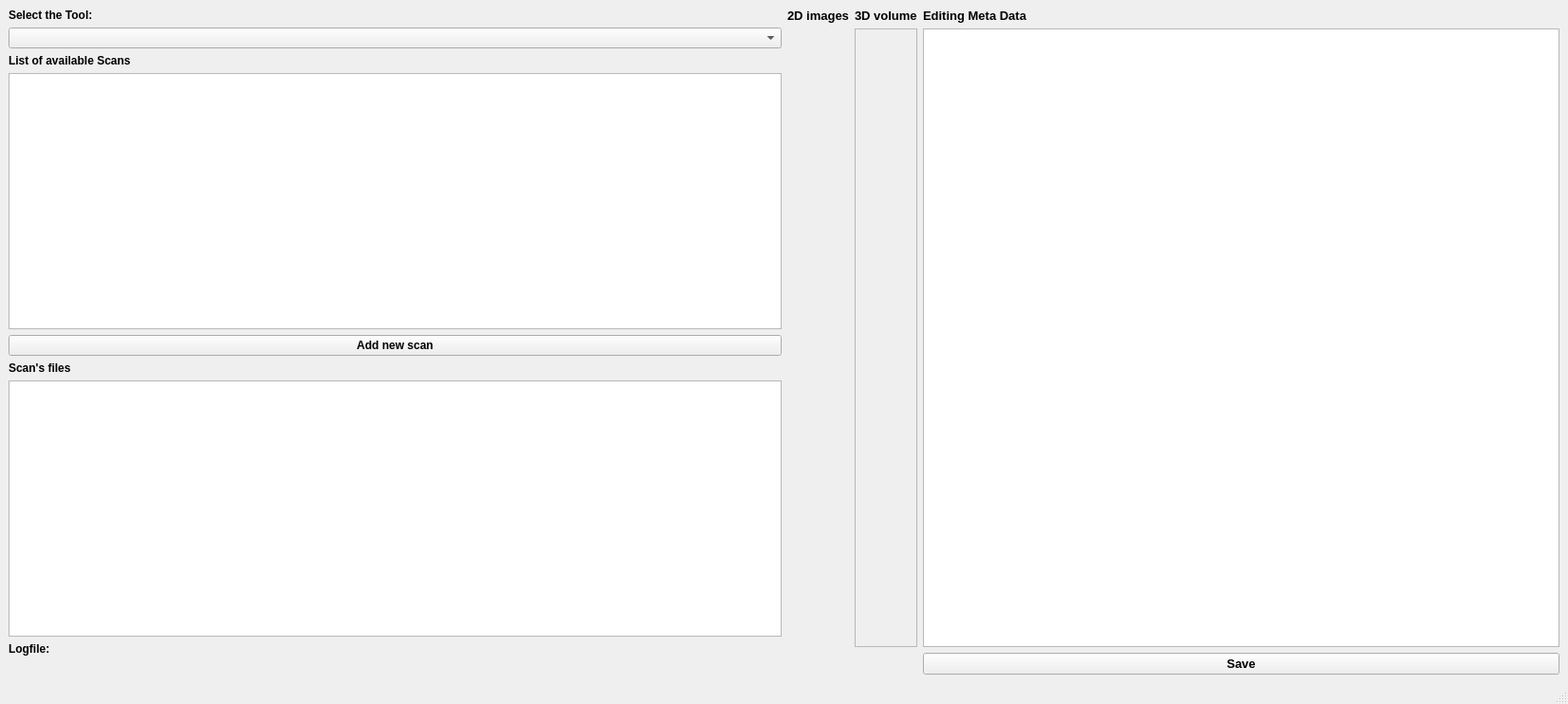
<?xml version="1.0" encoding="UTF-8"?>
<ui version="4.0">
 <class>Run_Visualization</class>
 <widget class="QMainWindow" name="Run_Visualization">
  <property name="geometry">
   <rect>
    <x>0</x>
    <y>0</y>
    <width>1653</width>
    <height>742</height>
   </rect>
  </property>
  <property name="windowTitle">
   <string>CT Inspection</string>
  </property>
  <widget class="QWidget" name="centralwidget">
   <layout class="QHBoxLayout" name="horizontalLayout">
    <item>
     <layout class="QGridLayout" name="gridLayout_5">
      <item row="7" column="0">
       <widget class="QLabel" name="label_picked">
        <property name="font">
         <font>
          <pointsize>9</pointsize>
          <weight>75</weight>
          <bold>true</bold>
         </font>
        </property>
        <property name="text">
         <string>Logfile:</string>
        </property>
       </widget>
      </item>
      <item row="1" column="0">
       <widget class="QComboBox" name="comboBox"/>
      </item>
      <item row="6" column="0">
       <widget class="QTreeView" name="treeView_1"/>
      </item>
      <item row="3" column="0">
       <widget class="QTableWidget" name="SQL_table">
        <property name="enabled">
         <bool>true</bool>
        </property>
        <property name="editTriggers">
         <set>QAbstractItemView::NoEditTriggers</set>
        </property>
        <property name="dragEnabled">
         <bool>true</bool>
        </property>
        <property name="sortingEnabled">
         <bool>true</bool>
        </property>
        <attribute name="horizontalHeaderShowSortIndicator" stdset="0">
         <bool>true</bool>
        </attribute>
       </widget>
      </item>
      <item row="0" column="0">
       <widget class="QLabel" name="label_6">
        <property name="font">
         <font>
          <pointsize>9</pointsize>
          <weight>75</weight>
          <bold>true</bold>
         </font>
        </property>
        <property name="text">
         <string>Select the Tool:</string>
        </property>
       </widget>
      </item>
      <item row="5" column="0">
       <widget class="QLabel" name="label">
        <property name="font">
         <font>
          <pointsize>9</pointsize>
          <weight>75</weight>
          <bold>true</bold>
         </font>
        </property>
        <property name="text">
         <string>Scan's files</string>
        </property>
       </widget>
      </item>
      <item row="4" column="0">
       <widget class="QPushButton" name="add_scan">
        <property name="font">
         <font>
          <pointsize>9</pointsize>
          <weight>75</weight>
          <bold>true</bold>
         </font>
        </property>
        <property name="text">
         <string>Add new scan</string>
        </property>
       </widget>
      </item>
      <item row="2" column="0">
       <widget class="QLabel" name="label_5">
        <property name="font">
         <font>
          <pointsize>9</pointsize>
          <weight>75</weight>
          <bold>true</bold>
         </font>
        </property>
        <property name="text">
         <string>List of available Scans</string>
        </property>
       </widget>
      </item>
      <item row="8" column="0">
       <widget class="QLabel" name="msg_label">
        <property name="text">
         <string/>
        </property>
       </widget>
      </item>
     </layout>
    </item>
    <item>
     <layout class="QGridLayout" name="gridLayout">
      <item row="2" column="4">
       <widget class="QPlainTextEdit" name="plainTextEdit_1"/>
      </item>
      <item row="3" column="4">
       <widget class="QPushButton" name="pushButton_save_1">
        <property name="font">
         <font>
          <pointsize>10</pointsize>
          <weight>75</weight>
          <bold>true</bold>
         </font>
        </property>
        <property name="text">
         <string>Save</string>
        </property>
       </widget>
      </item>
      <item row="1" column="2">
       <widget class="QLabel" name="label_4">
        <property name="font">
         <font>
          <pointsize>10</pointsize>
          <weight>75</weight>
          <bold>true</bold>
         </font>
        </property>
        <property name="text">
         <string>3D volume</string>
        </property>
       </widget>
      </item>
      <item row="2" column="1">
       <widget class="QLabel" name="Label_plot_1">
        <property name="text">
         <string/>
        </property>
       </widget>
      </item>
      <item row="1" column="4">
       <widget class="QLabel" name="label_3">
        <property name="font">
         <font>
          <pointsize>10</pointsize>
          <weight>75</weight>
          <bold>true</bold>
         </font>
        </property>
        <property name="text">
         <string>Editing Meta Data</string>
        </property>
       </widget>
      </item>
      <item row="2" column="2">
       <layout class="QGridLayout" name="gridLayout_3">
        <item row="0" column="0">
         <widget class="QFrame" name="Frame_plot_1">
          <property name="frameShape">
           <enum>QFrame::StyledPanel</enum>
          </property>
          <property name="frameShadow">
           <enum>QFrame::Raised</enum>
          </property>
         </widget>
        </item>
       </layout>
      </item>
      <item row="1" column="1">
       <widget class="QLabel" name="label_2">
        <property name="font">
         <font>
          <pointsize>10</pointsize>
          <weight>75</weight>
          <bold>true</bold>
         </font>
        </property>
        <property name="text">
         <string>2D images</string>
        </property>
       </widget>
      </item>
     </layout>
    </item>
   </layout>
  </widget>
  <widget class="QMenuBar" name="menubar">
   <property name="geometry">
    <rect>
     <x>0</x>
     <y>0</y>
     <width>1653</width>
     <height>26</height>
    </rect>
   </property>
  </widget>
  <widget class="QStatusBar" name="statusbar"/>
  <action name="actionLoad_data">
   <property name="text">
    <string>Load data</string>
   </property>
  </action>
  <action name="actionSave_to_database">
   <property name="text">
    <string>Save to database</string>
   </property>
  </action>
  <action name="actionregistration">
   <property name="text">
    <string>Registration</string>
   </property>
  </action>
  <action name="actionbackground_suppression">
   <property name="text">
    <string>Background suppression</string>
   </property>
  </action>
  <action name="actionAnnotation">
   <property name="text">
    <string>Annotation</string>
   </property>
  </action>
  <action name="actionTrain_a_model">
   <property name="text">
    <string>Train a model</string>
   </property>
  </action>
  <action name="actionDeploy_a_model">
   <property name="text">
    <string>Deploy a model</string>
   </property>
  </action>
  <action name="action2D_fault_detection">
   <property name="text">
    <string>2D fault detection</string>
   </property>
  </action>
  <action name="action3D_Fault_detection">
   <property name="text">
    <string>3D Fault detection</string>
   </property>
  </action>
 </widget>
 <resources/>
 <connections/>
</ui>
